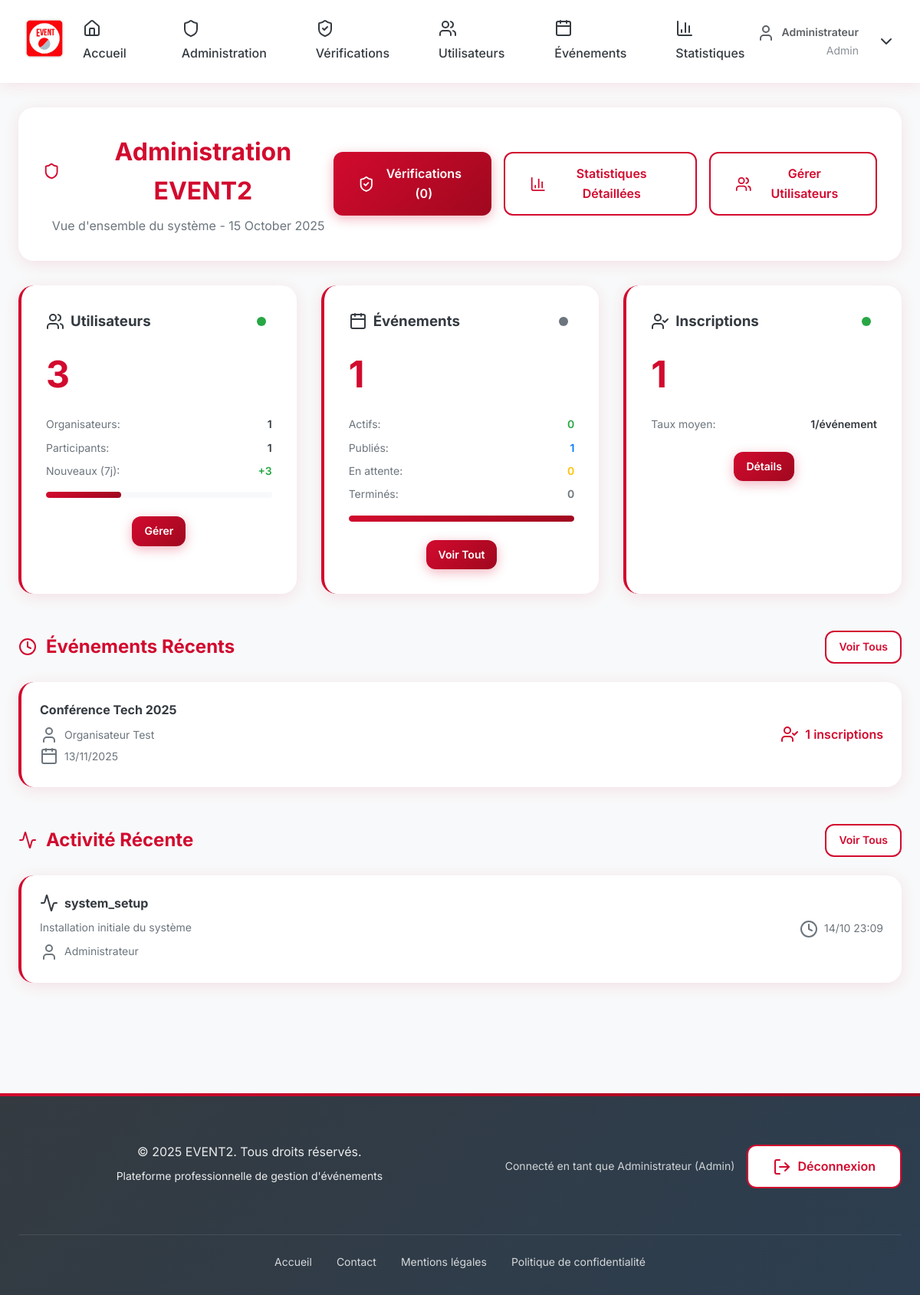
Before: /admin/dashboard.php (signed in) with the older database file.
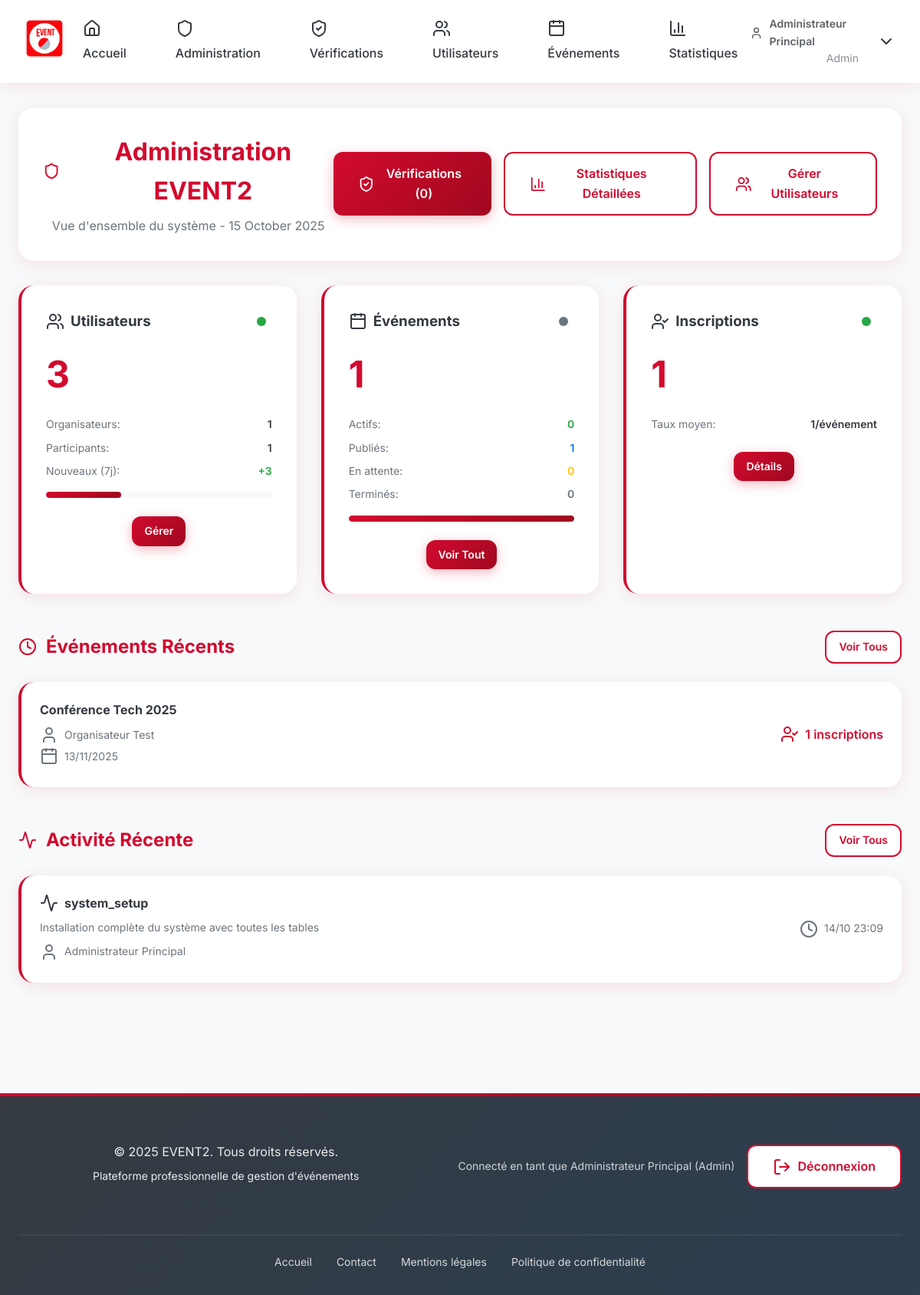
After: the same page with the newer database file.
### tables this page shows
CREATE TABLE logs_audit (
    id INT PRIMARY KEY AUTO_INCREMENT,
    user_id INT NOT NULL,
    action VARCHAR(100) NOT NULL,
    details TEXT,
    date_creation DATETIME DEFAULT CURRENT_TIMESTAMP
);

CREATE TABLE utilisateurs (
    id INT PRIMARY KEY AUTO_INCREMENT,
    nom_complet VARCHAR(255) NOT NULL,
    email VARCHAR(255) NOT NULL,
    mot_de_passe_hash VARCHAR(255) NOT NULL,
    role ENUM('admin', 'organisateur', 'participant') DEFAULT 'participant',
    email_verifie BOOLEAN DEFAULT FALSE,
    date_creation DATETIME DEFAULT CURRENT_TIMESTAMP,
    statut_verification ENUM('en_attente', 'verifie', 'rejete') DEFAULT 'en_attente',
    date_demande_verification DATETIME NULL,
    date_verification DATETIME NULL,
    verifie_par_admin_id INT NULL,
    gmail_app_password VARCHAR(255) NULL
);

### admin/dashboard.php (the view, shortened to what the changed rows need)
<?php
$db = Database::getInstance();
try {
    $stmt = $db->query("
        SELECT e.titre, e.date_debut, u.nom_complet as organisateur,
               COUNT(i.id) as inscriptions
        FROM evenements e
        LEFT JOIN utilisateurs u ON e.organisateur_id = u.id
        LEFT JOIN inscriptions i ON e.id = i.evenement_id
        GROUP BY e.id
        ORDER BY e.date_debut DESC
        LIMIT 5
    ");
} catch (PDOException $e) {
    $stmt = $db->query("
        SELECT e.titre, NOW() as date_debut, u.nom_complet as organisateur,
               COUNT(i.id) as inscriptions
        FROM evenements e
        LEFT JOIN utilisateurs u ON e.organisateur_id = u.id
        LEFT JOIN inscriptions i ON e.id = i.evenement_id
        GROUP BY e.id
        ORDER BY e.id DESC
        LIMIT 5
    ");
}
try {
    $stmt = $db->query("
        SELECT la.action, la.details, la.date_creation, u.nom_complet
        FROM logs_audit la
        LEFT JOIN utilisateurs u ON la.user_id = u.id
        ORDER BY la.date_creation DESC
        LIMIT 10
    ");
} catch (PDOException $e) {
    $stmt = $db->query("
        SELECT la.action, la.details, NOW() as date_creation, u.nom_complet
        FROM logs_audit la
        LEFT JOIN utilisateurs u ON la.user_id = u.id
        ORDER BY la.id DESC
        LIMIT 10
    ");
}
$recentLogs = $stmt->fetchAll();
include '../includes/header.php';
?>
<main class="dashboard fade-in">
    <div class="container">
        <div class="dashboard-header">
            <div class="dashboard-header-content">
                <h1>
                    <i data-lucide="shield"></i>
                    Administration EVENT2
                </h1>
            </div>
        </div>
        <div class="dashboard-section">
            <div class="section-header">
                <h2>
                    <i data-lucide="clock"></i>
                    Événements Récents
                </h2>
            </div>
        </div>
        <div class="dashboard-section">
            <div class="section-header">
                <h2>
                    <i data-lucide="activity"></i>
                    Activité Récente
                </h2>
            </div>
            <div class="recent-logs">
                <?php if (empty($recentLogs)): ?>
                    <div class="empty-state">
                        <i data-lucide="file-x"></i>
                        <p>Aucune activité récente</p>
                    </div>
                <?php else: ?>
                    <?php foreach ($recentLogs as $log): ?>
                        <div class="log-item card">
                            <div class="log-info">
                                <div class="log-action">
                                    <i data-lucide="activity"></i>
                                    <strong><?php echo htmlspecialchars($log['action']); ?></strong>
                                </div>
                                <div class="log-details">
                                    <?php echo htmlspecialchars($log['details']); ?>
                                </div>
                                <div class="log-user">
                                    <i data-lucide="user"></i>
                                    <?php echo htmlspecialchars($log['nom_complet'] ?? 'Utilisateur inconnu'); ?>
                                </div>
                            </div>
                            <div class="log-time">
                                <i data-lucide="clock"></i>
                                <?php echo date('d/m H:i', strtotime($log['date_creation'])); ?>
                            </div>
                        </div>
                    <?php endforeach; ?>
                <?php endif; ?>
            </div>
        </div>
    </div>
</main>
<?php include '../includes/footer.php'; ?>

### includes/header.php (shortened to what the changed rows need)
<!DOCTYPE html>
<html lang="fr">
<head>
    <link rel="stylesheet" href="../assets/css/style.css">
</head>
<body>
    <?php if (!isset($hide_header) || !$hide_header): ?>
    <header class="main-header">
        <div class="container">
            <div class="header-content">
                <?php
                $isAuthPage = strpos($_SERVER['PHP_SELF'], '/auth/') !== false;
                $isLoginPage = basename($_SERVER['PHP_SELF']) === 'login.php';
                $isRegisterPage = basename($_SERVER['PHP_SELF']) === 'register.php';
                ?>
                <?php if (isset($_SESSION['user_id']) && !($isAuthPage || $isLoginPage || $isRegisterPage)): ?>
                    <nav class="main-nav">
                        <a href="../index.php" <?php echo basename($_SERVER['PHP_SELF']) == 'index.php' ? 'class="active"' : ''; ?>>
                            <i data-lucide="home"></i> Accueil
                        </a>
                        <?php if ($_SESSION['user_role'] === 'admin'): ?>
                            <a href="../admin/dashboard.php" <?php echo strpos($_SERVER['PHP_SELF'], '/admin/') !== false && basename($_SERVER['PHP_SELF']) !== 'verification_requests.php' ? 'class="active"' : ''; ?>>
                                <i data-lucide="shield"></i> Administration
                            </a>
                            <a href="../admin/verification_requests.php" <?php echo basename($_SERVER['PHP_SELF']) == 'verification_requests.php' ? 'class="active"' : ''; ?>>
                                <i data-lucide="shield-check"></i> Vérifications
                            </a>
                            <a href="../admin/users.php" <?php echo basename($_SERVER['PHP_SELF']) == 'users.php' ? 'class="active"' : ''; ?>>
                                <i data-lucide="users"></i> Utilisateurs
                            </a>
                            <a href="../admin/evenements.php" <?php echo basename($_SERVER['PHP_SELF']) == 'evenements.php' ? 'class="active"' : ''; ?>>
                                <i data-lucide="calendar"></i> Événements
                            </a>
                            <a href="../admin/stats.php" <?php echo basename($_SERVER['PHP_SELF']) == 'stats.php' ? 'class="active"' : ''; ?>>
                                <i data-lucide="bar-chart-3"></i> Statistiques
                            </a>
                        <?php endif; ?>
                    </nav>
                    <div class="user-menu">
                        <div class="user-info">
                            <span class="user-name">
                                <i data-lucide="user"></i>
                                <?php echo htmlspecialchars($_SESSION['user_name']); ?>
                            </span>
                            <span class="user-role">
                                <?php echo ucfirst($_SESSION['user_role']); ?>
                            </span>
                        </div>
                        <div class="dropdown">
                            <button class="btn btn-secondary dropdown-toggle" onclick="toggleDropdown()">
                                <i data-lucide="chevron-down"></i>
                            </button>
                        </div>
                    </div>
                <?php endif; ?>
            </div>
        </div>
    </header>
    <?php endif; ?>

### includes/footer.php (shortened to what the changed rows need)
<footer class="main-footer">
    <div class="container">
        <div class="footer-content">
            <?php if (isset($_SESSION['user_id'])): ?>
                <div class="footer-actions">
                    <span class="user-info">
                        Connecté en tant que <?php echo htmlspecialchars($_SESSION['user_name']); ?>
                        (<?php echo ucfirst($_SESSION['user_role']); ?>)
                    </span>
                    <a href="../<?php echo $_SESSION['user_role']; ?>/logout.php" class="btn btn-secondary">
                        <i data-lucide="log-out"></i>
                        Déconnexion
                    </a>
                </div>
            <?php endif; ?>
        </div>
    </div>
</footer>
</body>
</html>

Changed rows visible on the page:
changed logs_audit "system_setup": details "Installation initiale du système" → "Installation complète du système avec toutes les tables"; user.nom_complet "Administrateur" → "Administrateur Principal"
Other visible differences:
$_SESSION['user_name']: "Administrateur" → "Administrateur Principal"
